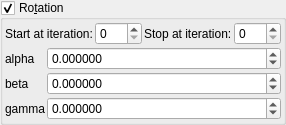
    <widget class="MyGroupBox" name="groupCheck_transf_function_enabledR_false">
     <property name="toolTip">
      <string/>
     </property>
     <property name="title">
      <string>Ro&amp;tation</string>
     </property>
     <property name="checkable">
      <bool>true</bool>
     </property>
     <layout class="QVBoxLayout" name="verticalLayout_31" stretch="0,0">
      <property name="spacing">
       <number>2</number>
      </property>
      <property name="leftMargin">
       <number>2</number>
      </property>
      <property name="topMargin">
       <number>2</number>
      </property>
      <property name="rightMargin">
       <number>2</number>
      </property>
      <property name="bottomMargin">
       <number>2</number>
      </property>
      <item>
       <layout class="QGridLayout" name="gridLayout_66">
        <property name="spacing">
         <number>2</number>
        </property>
        <item row="0" column="2">
         <widget class="QLabel" name="label_248">
          <property name="text">
           <string>Stop at iteration:</string>
          </property>
         </widget>
        </item>
        <item row="0" column="0">
         <widget class="QLabel" name="label_249">
          <property name="text">
           <string>Start at iteration:</string>
          </property>
         </widget>
        </item>
        <item row="0" column="1">
         <widget class="MySpinBox" name="spinboxInt_transf_start_iterations_R">
          <property name="sizePolicy">
           <sizepolicy hsizetype="Minimum" vsizetype="Maximum">
            <horstretch>0</horstretch>
            <verstretch>0</verstretch>
           </sizepolicy>
          </property>
          <property name="maximum">
           <number>999</number>
          </property>
         </widget>
        </item>
        <item row="0" column="3">
         <widget class="MySpinBox" name="spinboxInt_transf_stop_iterations_R">
          <property name="sizePolicy">
           <sizepolicy hsizetype="Minimum" vsizetype="Maximum">
            <horstretch>0</horstretch>
            <verstretch>0</verstretch>
           </sizepolicy>
          </property>
          <property name="maximum">
           <number>999</number>
          </property>
         </widget>
        </item>
       </layout>
      </item>
      <item>
       <layout class="QGridLayout" name="gridLayout_10" columnstretch="0,1">
        <property name="spacing">
         <number>2</number>
        </property>
        <item row="1" column="1">
         <widget class="MyDoubleSpinBox" name="spinboxd3_transf_rotation_y">
          <property name="sizePolicy">
           <sizepolicy hsizetype="Minimum" vsizetype="Maximum">
            <horstretch>0</horstretch>
            <verstretch>0</verstretch>
           </sizepolicy>
          </property>
          <property name="prefix">
           <string/>
          </property>
          <property name="suffix">
           <string/>
          </property>
          <property name="decimals">
           <number>6</number>
          </property>
          <property name="minimum">
           <double>-180.000000000000000</double>
          </property>
          <property name="maximum">
           <double>180.000000000000000</double>
          </property>
          <property name="singleStep">
           <double>1.000000000000000</double>
          </property>
         </widget>
        </item>
        <item row="2" column="1">
         <widget class="MyDoubleSpinBox" name="spinboxd3_transf_rotation_z">
          <property name="sizePolicy">
           <sizepolicy hsizetype="Minimum" vsizetype="Maximum">
            <horstretch>0</horstretch>
            <verstretch>0</verstretch>
           </sizepolicy>
          </property>
          <property name="prefix">
           <string/>
          </property>
          <property name="suffix">
           <string/>
          </property>
          <property name="decimals">
           <number>6</number>
          </property>
          <property name="minimum">
           <double>-180.000000000000000</double>
          </property>
          <property name="maximum">
           <double>180.000000000000000</double>
          </property>
          <property name="singleStep">
           <double>1.000000000000000</double>
          </property>
         </widget>
        </item>
        <item row="0" column="0">
         <widget class="QLabel" name="label_35">
          <property name="text">
           <string notr="true">alpha</string>
          </property>
          <property name="wordWrap">
           <bool>false</bool>
          </property>
         </widget>
        </item>
        <item row="0" column="1">
         <widget class="MyDoubleSpinBox" name="spinboxd3_transf_rotation_x">
          <property name="sizePolicy">
           <sizepolicy hsizetype="Minimum" vsizetype="Maximum">
            <horstretch>0</horstretch>
            <verstretch>0</verstretch>
           </sizepolicy>
          </property>
          <property name="prefix">
           <string/>
          </property>
          <property name="suffix">
           <string/>
          </property>
          <property name="decimals">
           <number>6</number>
          </property>
          <property name="minimum">
           <double>-180.000000000000000</double>
          </property>
          <property name="maximum">
           <double>180.000000000000000</double>
          </property>
          <property name="singleStep">
           <double>1.000000000000000</double>
          </property>
         </widget>
        </item>
        <item row="2" column="0">
         <widget class="QLabel" name="label_36">
          <property name="text">
           <string notr="true">gamma</string>
          </property>
          <property name="wordWrap">
           <bool>false</bool>
          </property>
         </widget>
        </item>
        <item row="1" column="0">
         <widget class="QLabel" name="label_34">
          <property name="text">
           <string notr="true">beta</string>
          </property>
          <property name="wordWrap">
           <bool>false</bool>
          </property>
         </widget>
        </item>
       </layout>
      </item>
     </layout>
    </widget>
